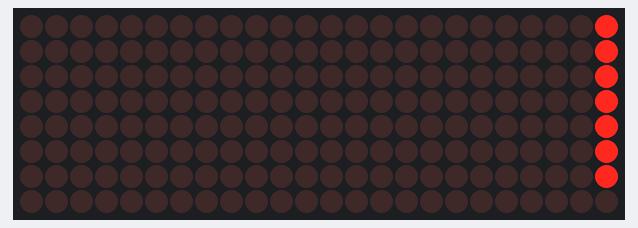
The sketch below on a simulated Arduino Uno, built with avr-gcc and run on an emulated ATmega328P. Shown: 24×8 LED matrix.

Above: at 0.15 s.
At 1.95 s:
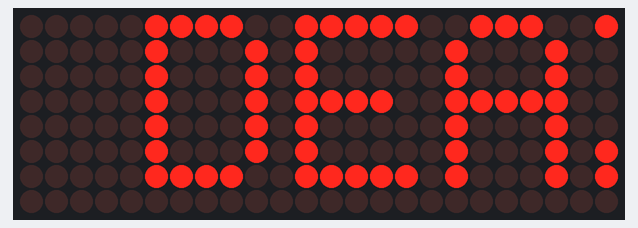
At 3.85 s:
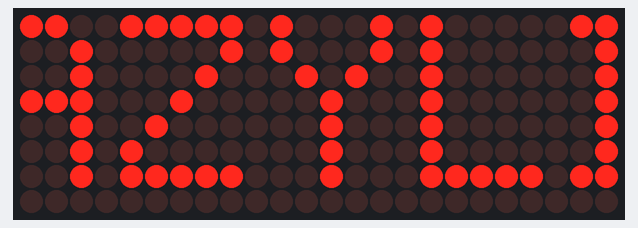
At 7.65 s:
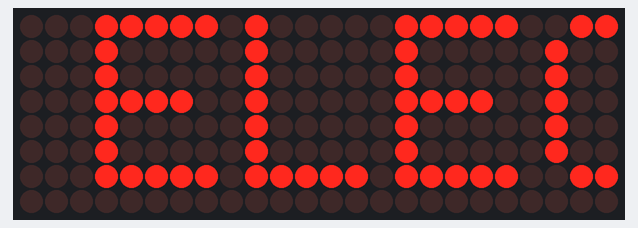
At 11.45 s:
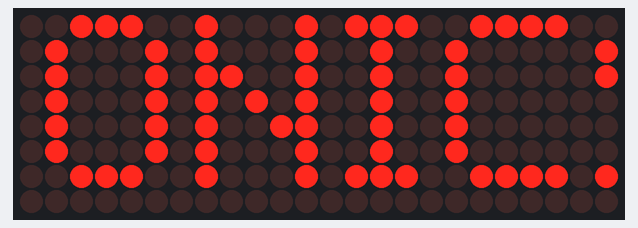
At 15.15 s:
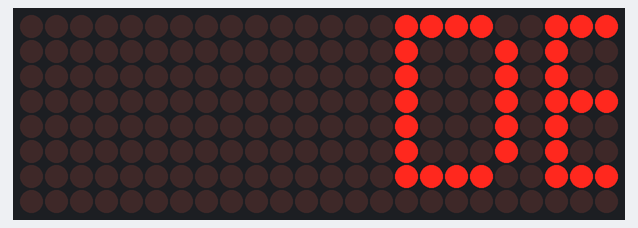

The sketch:

text_max.ino
```cpp
// Including the required Arduino libraries
#include <MD_Parola.h>
#include <MD_MAX72xx.h>
#include <SPI.h>

// Uncomment according to your hardware type
#define HARDWARE_TYPE MD_MAX72XX::FC16_HW
//#define HARDWARE_TYPE MD_MAX72XX::GENERIC_HW

// Defining size, and output pins
#define MAX_DEVICES 3
#define CS_PIN 10

// Create a new instance of the MD_Parola class with hardware SPI connection
MD_Parola myDisplay = MD_Parola(HARDWARE_TYPE, CS_PIN, MAX_DEVICES);

void setup() {
  // Intialize the object
  myDisplay.begin();

  // Set the intensity (brightness) of the display (0-15)
  myDisplay.setIntensity(8);

  // Clear the display
  myDisplay.displayClear();

  myDisplay.displayScroll("DEAZYLIFE ELECTRONICS", PA_CENTER, PA_SCROLL_LEFT, 100);
}

void loop() {
  if (myDisplay.displayAnimate()) {
    myDisplay.displayReset();
  }
}
```

Measured:
- by itself, everything shown: repeats every 14.2 s, in 142 steps
